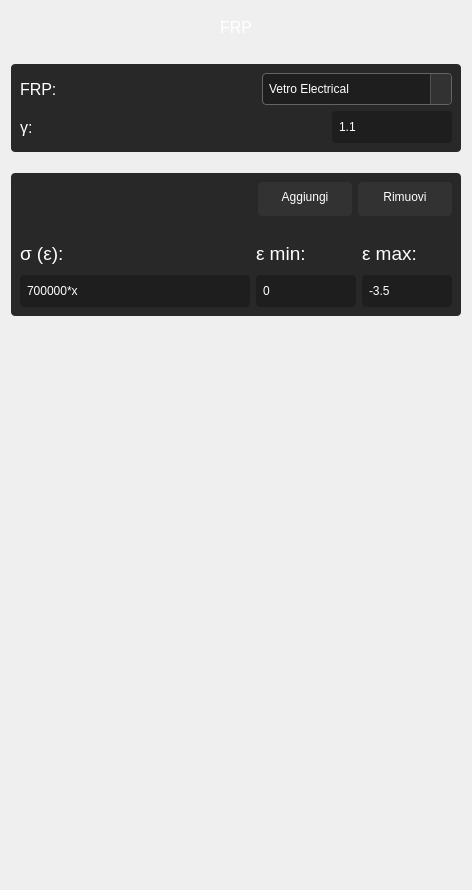
          <widget class="QWidget" name="page_materiali_frp">
           <layout class="QVBoxLayout" name="verticalLayout_11">
            <item>
             <widget class="QLabel" name="label_190">
              <property name="minimumSize">
               <size>
                <width>70</width>
                <height>32</height>
               </size>
              </property>
              <property name="font">
               <font>
                <family>Segoe UI</family>
                <pointsize>12</pointsize>
                <weight>57</weight>
                <italic>false</italic>
                <bold>false</bold>
               </font>
              </property>
              <property name="layoutDirection">
               <enum>Qt::LeftToRight</enum>
              </property>
              <property name="styleSheet">
               <string notr="true">font:460 12pt &quot;Segoe UI&quot;;
color: rgb(255,255,255);</string>
              </property>
              <property name="text">
               <string>FRP</string>
              </property>
              <property name="alignment">
               <set>Qt::AlignCenter</set>
              </property>
             </widget>
            </item>
            <item>
             <spacer name="verticalSpacer_25">
              <property name="orientation">
               <enum>Qt::Vertical</enum>
              </property>
              <property name="sizeType">
               <enum>QSizePolicy::Fixed</enum>
              </property>
              <property name="sizeHint" stdset="0">
               <size>
                <width>20</width>
                <height>15</height>
               </size>
              </property>
             </spacer>
            </item>
            <item>
             <widget class="QFrame" name="frame_12">
              <property name="styleSheet">
               <string notr="true">background-color: rgb(40,40,40);
border-radius:4px</string>
              </property>
              <property name="frameShape">
               <enum>QFrame::StyledPanel</enum>
              </property>
              <property name="frameShadow">
               <enum>QFrame::Raised</enum>
              </property>
              <layout class="QGridLayout" name="gridLayout_5">
               <item row="0" column="0">
                <layout class="QGridLayout" name="gridLayout">
                 <item row="0" column="0">
                  <widget class="QLabel" name="label_196">
                   <property name="minimumSize">
                    <size>
                     <width>120</width>
                     <height>32</height>
                    </size>
                   </property>
                   <property name="font">
                    <font>
                     <family>Segoe UI</family>
                     <pointsize>12</pointsize>
                     <weight>50</weight>
                     <italic>false</italic>
                     <bold>false</bold>
                    </font>
                   </property>
                   <property name="layoutDirection">
                    <enum>Qt::LeftToRight</enum>
                   </property>
                   <property name="styleSheet">
                    <string notr="true">font:400 12pt &quot;Segoe UI&quot;;
color: rgb(255,255,255);</string>
                   </property>
                   <property name="text">
                    <string>FRP:</string>
                   </property>
                   <property name="alignment">
                    <set>Qt::AlignLeading|Qt::AlignLeft|Qt::AlignVCenter</set>
                   </property>
                  </widget>
                 </item>
                 <item row="0" column="2">
                  <widget class="QComboBox" name="frp_combobox">
                   <property name="sizePolicy">
                    <sizepolicy hsizetype="Preferred" vsizetype="Preferred">
                     <horstretch>0</horstretch>
                     <verstretch>0</verstretch>
                    </sizepolicy>
                   </property>
                   <property name="minimumSize">
                    <size>
                     <width>190</width>
                     <height>32</height>
                    </size>
                   </property>
                   <property name="maximumSize">
                    <size>
                     <width>190</width>
                     <height>32</height>
                    </size>
                   </property>
                   <property name="mouseTracking">
                    <bool>false</bool>
                   </property>
                   <property name="styleSheet">
                    <string notr="true">QComboBox {
    font: 400 10pt &quot;Segoe UI&quot;;
    color: rgb(255, 255, 255);
    background-color: rgb(30, 30, 30);
    border: 1px solid rgb(100, 100, 100);
    border-radius: 4px;
    padding: 4px 6px;
    padding-right: 20px; /* spazio per la freccia */
}

QComboBox:hover {
    background-color: rgb(40, 40, 40);
    border: 1px solid rgb(120, 120, 120);
}

QComboBox::drop-down {
    subcontrol-origin: padding;
    subcontrol-position: top right;
    width: 20px;
    border-left: 1px solid rgb(80, 80, 80);
    background-color: rgb(50, 50, 50);
    border-top-right-radius: 4px;
    border-bottom-right-radius: 4px;
}

QComboBox::down-arrow {
    image: url(:/icons/arrow-down-white.png); /* Assicurati di avere un'icona bianca */
    width: 12px;
    height: 12px;
}

QComboBox QAbstractItemView {
    background-color: rgb(30, 30, 30);
    color: white;
    border: 1px solid rgb(90, 90, 90);
    selection-background-color: rgb(60, 60, 60);
    selection-color: white;
    outline: 0;
}
</string>
                   </property>
                   <property name="insertPolicy">
                    <enum>QComboBox::InsertAtBottom</enum>
                   </property>
                   <item>
                    <property name="text">
                     <string>Vetro Electrical</string>
                    </property>
                   </item>
                   <item>
                    <property name="text">
                     <string>Vetro Structural</string>
                    </property>
                   </item>
                   <item>
                    <property name="text">
                     <string>Aramide Kevlar</string>
                    </property>
                   </item>
                   <item>
                    <property name="text">
                     <string>Carbono Alto Modulo</string>
                    </property>
                   </item>
                   <item>
                    <property name="text">
                     <string>Carbono Alta Resistenza</string>
                    </property>
                   </item>
                  </widget>
                 </item>
                 <item row="1" column="0">
                  <widget class="QLabel" name="label_197">
                   <property name="minimumSize">
                    <size>
                     <width>70</width>
                     <height>32</height>
                    </size>
                   </property>
                   <property name="font">
                    <font>
                     <family>Segoe UI</family>
                     <pointsize>12</pointsize>
                     <weight>50</weight>
                     <italic>false</italic>
                     <bold>false</bold>
                    </font>
                   </property>
                   <property name="layoutDirection">
                    <enum>Qt::LeftToRight</enum>
                   </property>
                   <property name="styleSheet">
                    <string notr="true">font:400 12pt &quot;Segoe UI&quot;;
color: rgb(255,255,255);</string>
                   </property>
                   <property name="text">
                    <string>γ:</string>
                   </property>
                   <property name="alignment">
                    <set>Qt::AlignLeading|Qt::AlignLeft|Qt::AlignVCenter</set>
                   </property>
                  </widget>
                 </item>
                 <item row="1" column="2">
                  <layout class="QHBoxLayout" name="horizontalLayout_10">
                   <item>
                    <spacer name="horizontalSpacer_13">
                     <property name="orientation">
                      <enum>Qt::Horizontal</enum>
                     </property>
                     <property name="sizeHint" stdset="0">
                      <size>
                       <width>40</width>
                       <height>20</height>
                      </size>
                     </property>
                    </spacer>
                   </item>
                   <item>
                    <widget class="QLineEdit" name="frp_gamma">
                     <property name="sizePolicy">
                      <sizepolicy hsizetype="Preferred" vsizetype="Preferred">
                       <horstretch>0</horstretch>
                       <verstretch>0</verstretch>
                      </sizepolicy>
                     </property>
                     <property name="minimumSize">
                      <size>
                       <width>120</width>
                       <height>32</height>
                      </size>
                     </property>
                     <property name="maximumSize">
                      <size>
                       <width>120</width>
                       <height>32</height>
                      </size>
                     </property>
                     <property name="styleSheet">
                      <string notr="true">background-color: rgb(30,30,30);
font: 10pt &quot;Segoe UI&quot;;
color: rgb(255, 255, 255);
padding-left: 5px;
border-radius:4px</string>
                     </property>
                     <property name="text">
                      <string>1.1</string>
                     </property>
                    </widget>
                   </item>
                  </layout>
                 </item>
                 <item row="0" column="1" rowspan="2">
                  <spacer name="horizontalSpacer_11">
                   <property name="orientation">
                    <enum>Qt::Horizontal</enum>
                   </property>
                   <property name="sizeHint" stdset="0">
                    <size>
                     <width>40</width>
                     <height>20</height>
                    </size>
                   </property>
                  </spacer>
                 </item>
                </layout>
               </item>
              </layout>
             </widget>
            </item>
            <item>
             <spacer name="verticalSpacer_27">
              <property name="orientation">
               <enum>Qt::Vertical</enum>
              </property>
              <property name="sizeType">
               <enum>QSizePolicy::Fixed</enum>
              </property>
              <property name="sizeHint" stdset="0">
               <size>
                <width>20</width>
                <height>15</height>
               </size>
              </property>
             </spacer>
            </item>
            <item>
             <widget class="QFrame" name="frame_13">
              <property name="styleSheet">
               <string notr="true">background-color: rgb(40,40,40);
border-radius:4px</string>
              </property>
              <property name="frameShape">
               <enum>QFrame::StyledPanel</enum>
              </property>
              <property name="frameShadow">
               <enum>QFrame::Raised</enum>
              </property>
              <layout class="QVBoxLayout" name="verticalLayout_24">
               <item>
                <layout class="QHBoxLayout" name="horizontalLayout_12">
                 <item>
                  <spacer name="horizontalSpacer_14">
                   <property name="orientation">
                    <enum>Qt::Horizontal</enum>
                   </property>
                   <property name="sizeHint" stdset="0">
                    <size>
                     <width>40</width>
                     <height>20</height>
                    </size>
                   </property>
                  </spacer>
                 </item>
                 <item>
                  <widget class="QPushButton" name="btn_frp_aggiungi">
                   <property name="sizePolicy">
                    <sizepolicy hsizetype="Preferred" vsizetype="Fixed">
                     <horstretch>0</horstretch>
                     <verstretch>0</verstretch>
                    </sizepolicy>
                   </property>
                   <property name="minimumSize">
                    <size>
                     <width>94</width>
                     <height>34</height>
                    </size>
                   </property>
                   <property name="maximumSize">
                    <size>
                     <width>94</width>
                     <height>34</height>
                    </size>
                   </property>
                   <property name="styleSheet">
                    <string notr="true">QPushButton{
	background-color: rgb(50,50,50);
    font:400 12pt &quot;Segoe UI&quot;;
    color: rgb(255,255,255);
	padding-bottom: 4px;
	border-radius:4px;
}
QPushButton:hover {
    background-color: rgb(30,30,30);
	border: 1px solid rgb(120,120,120);
}</string>
                   </property>
                   <property name="text">
                    <string>Aggiungi</string>
                   </property>
                  </widget>
                 </item>
                 <item>
                  <widget class="QPushButton" name="btn_frp_rimuovi">
                   <property name="sizePolicy">
                    <sizepolicy hsizetype="Preferred" vsizetype="Fixed">
                     <horstretch>0</horstretch>
                     <verstretch>0</verstretch>
                    </sizepolicy>
                   </property>
                   <property name="minimumSize">
                    <size>
                     <width>94</width>
                     <height>34</height>
                    </size>
                   </property>
                   <property name="maximumSize">
                    <size>
                     <width>94</width>
                     <height>34</height>
                    </size>
                   </property>
                   <property name="styleSheet">
                    <string notr="true">QPushButton{
	background-color: rgb(50,50,50);
    font:400 12pt &quot;Segoe UI&quot;;
    color: rgb(255,255,255);
	padding-bottom: 4px;
	border-radius:4px;
}
QPushButton:hover {
    background-color: rgb(30,30,30);
	border: 1px solid rgb(120,120,120);
}</string>
                   </property>
                   <property name="text">
                    <string>Rimuovi</string>
                   </property>
                  </widget>
                 </item>
                </layout>
               </item>
               <item>
                <spacer name="verticalSpacer_26">
                 <property name="orientation">
                  <enum>Qt::Vertical</enum>
                 </property>
                 <property name="sizeType">
                  <enum>QSizePolicy::Fixed</enum>
                 </property>
                 <property name="sizeHint" stdset="0">
                  <size>
                   <width>20</width>
                   <height>15</height>
                  </size>
                 </property>
                </spacer>
               </item>
               <item>
                <layout class="QHBoxLayout" name="horizontalLayout_13">
                 <item>
                  <layout class="QVBoxLayout" name="layout_frp_sigma">
                   <item>
                    <widget class="QLabel" name="label_198">
                     <property name="minimumSize">
                      <size>
                       <width>70</width>
                       <height>32</height>
                      </size>
                     </property>
                     <property name="font">
                      <font>
                       <family>Segoe UI</family>
                       <pointsize>14</pointsize>
                       <weight>50</weight>
                       <italic>false</italic>
                       <bold>false</bold>
                      </font>
                     </property>
                     <property name="layoutDirection">
                      <enum>Qt::LeftToRight</enum>
                     </property>
                     <property name="styleSheet">
                      <string notr="true">font:400 14pt &quot;Segoe UI&quot;;
color: rgb(255,255,255);</string>
                     </property>
                     <property name="text">
                      <string>σ (ε):</string>
                     </property>
                     <property name="alignment">
                      <set>Qt::AlignLeading|Qt::AlignLeft|Qt::AlignVCenter</set>
                     </property>
                    </widget>
                   </item>
                   <item>
                    <widget class="QLineEdit" name="frp_sigma_1">
                     <property name="sizePolicy">
                      <sizepolicy hsizetype="Preferred" vsizetype="Preferred">
                       <horstretch>0</horstretch>
                       <verstretch>0</verstretch>
                      </sizepolicy>
                     </property>
                     <property name="minimumSize">
                      <size>
                       <width>230</width>
                       <height>32</height>
                      </size>
                     </property>
                     <property name="maximumSize">
                      <size>
                       <width>16777215</width>
                       <height>32</height>
                      </size>
                     </property>
                     <property name="styleSheet">
                      <string notr="true">background-color: rgb(30,30,30);
font: 10pt &quot;Segoe UI&quot;;
color: rgb(255, 255, 255);
padding-left: 5px;
border-radius:4px</string>
                     </property>
                     <property name="text">
                      <string>700000*x</string>
                     </property>
                    </widget>
                   </item>
                  </layout>
                 </item>
                 <item>
                  <layout class="QVBoxLayout" name="layout_frp_epsilon_min">
                   <item>
                    <widget class="QLabel" name="label_199">
                     <property name="minimumSize">
                      <size>
                       <width>90</width>
                       <height>32</height>
                      </size>
                     </property>
                     <property name="maximumSize">
                      <size>
                       <width>90</width>
                       <height>16777215</height>
                      </size>
                     </property>
                     <property name="font">
                      <font>
                       <family>Segoe UI</family>
                       <pointsize>14</pointsize>
                       <weight>50</weight>
                       <italic>false</italic>
                       <bold>false</bold>
                      </font>
                     </property>
                     <property name="layoutDirection">
                      <enum>Qt::LeftToRight</enum>
                     </property>
                     <property name="styleSheet">
                      <string notr="true">font:400 14pt &quot;Segoe UI&quot;;
color: rgb(255,255,255);</string>
                     </property>
                     <property name="text">
                      <string>ε min:</string>
                     </property>
                     <property name="alignment">
                      <set>Qt::AlignLeading|Qt::AlignLeft|Qt::AlignVCenter</set>
                     </property>
                    </widget>
                   </item>
                   <item>
                    <widget class="QLineEdit" name="frp_epsilon_min_1">
                     <property name="enabled">
                      <bool>true</bool>
                     </property>
                     <property name="sizePolicy">
                      <sizepolicy hsizetype="Preferred" vsizetype="Preferred">
                       <horstretch>0</horstretch>
                       <verstretch>0</verstretch>
                      </sizepolicy>
                     </property>
                     <property name="minimumSize">
                      <size>
                       <width>90</width>
                       <height>32</height>
                      </size>
                     </property>
                     <property name="maximumSize">
                      <size>
                       <width>100</width>
                       <height>32</height>
                      </size>
                     </property>
                     <property name="styleSheet">
                      <string notr="true">background-color: rgb(30,30,30);
font: 10pt &quot;Segoe UI&quot;;
color: rgb(255, 255, 255);
padding-left: 5px;
border-radius:4px</string>
                     </property>
                     <property name="text">
                      <string>0</string>
                     </property>
                    </widget>
                   </item>
                  </layout>
                 </item>
                 <item>
                  <layout class="QVBoxLayout" name="layout_frp_epsilon_max">
                   <item>
                    <widget class="QLabel" name="label_200">
                     <property name="minimumSize">
                      <size>
                       <width>90</width>
                       <height>32</height>
                      </size>
                     </property>
                     <property name="maximumSize">
                      <size>
                       <width>90</width>
                       <height>16777215</height>
                      </size>
                     </property>
                     <property name="font">
                      <font>
                       <family>Segoe UI</family>
                       <pointsize>14</pointsize>
                       <weight>50</weight>
                       <italic>false</italic>
                       <bold>false</bold>
                      </font>
                     </property>
                     <property name="layoutDirection">
                      <enum>Qt::LeftToRight</enum>
                     </property>
                     <property name="styleSheet">
                      <string notr="true">font:400 14pt &quot;Segoe UI&quot;;
color: rgb(255,255,255);</string>
                     </property>
                     <property name="text">
                      <string>ε max:</string>
                     </property>
                     <property name="alignment">
                      <set>Qt::AlignLeading|Qt::AlignLeft|Qt::AlignVCenter</set>
                     </property>
                    </widget>
                   </item>
                   <item>
                    <widget class="QLineEdit" name="frp_epsilon_max_1">
                     <property name="sizePolicy">
                      <sizepolicy hsizetype="Preferred" vsizetype="Preferred">
                       <horstretch>0</horstretch>
                       <verstretch>0</verstretch>
                      </sizepolicy>
                     </property>
                     <property name="minimumSize">
                      <size>
                       <width>90</width>
                       <height>32</height>
                      </size>
                     </property>
                     <property name="maximumSize">
                      <size>
                       <width>90</width>
                       <height>32</height>
                      </size>
                     </property>
                     <property name="styleSheet">
                      <string notr="true">background-color: rgb(30,30,30);
font: 10pt &quot;Segoe UI&quot;;
color: rgb(255, 255, 255);
padding-left: 5px;
border-radius:4px</string>
                     </property>
                     <property name="text">
                      <string>-3.5</string>
                     </property>
                    </widget>
                   </item>
                  </layout>
                 </item>
                </layout>
               </item>
              </layout>
             </widget>
            </item>
            <item>
             <spacer name="verticalSpacer_9">
              <property name="orientation">
               <enum>Qt::Vertical</enum>
              </property>
              <property name="sizeHint" stdset="0">
               <size>
                <width>20</width>
                <height>563</height>
               </size>
              </property>
             </spacer>
            </item>
           </layout>
          </widget>
